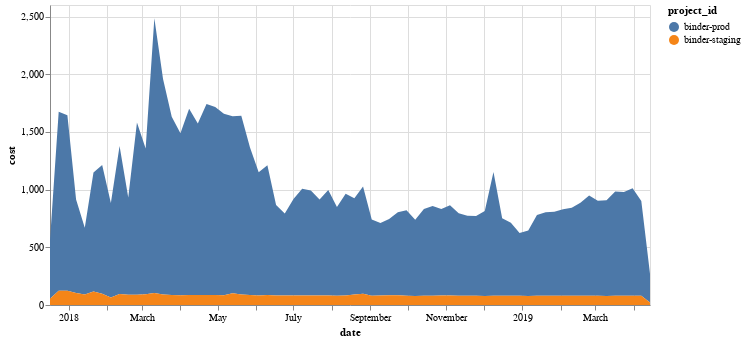

The notebook cell this image was saved under:
### Markdown cell above
# Costs by week

### Code cell
alt.Chart(data=weekly_costs, width=width).mark_area().encode(
    x="date",
    y="cost",
    color="project_id"
)

### Figure 1 — Vega-Lite specification as saved in the notebook (floating-point values rounded to 4 significant figures; data arrays with more than 128 entries replaced by an {"elided": "..."} marker saying what was removed)
{"$schema": "https://vega.github.io/schema/vega-lite/v2.6.0.json", "config": {"view": {"height": 300, "width": 400}}, "data": {"name": "data-f83bdddf08c9d5ba5ced2cb92f22fcee"}, "datasets": {"data-f83bdddf08c9d5ba5ced2cb92f22fcee": {"elided": "140 records"}}, "encoding": {"color": {"field": "project_id", "type": "nominal"}, "x": {"field": "date", "type": "temporal"}, "y": {"field": "cost", "type": "quantitative"}}, "mark": "area", "width": 600}
